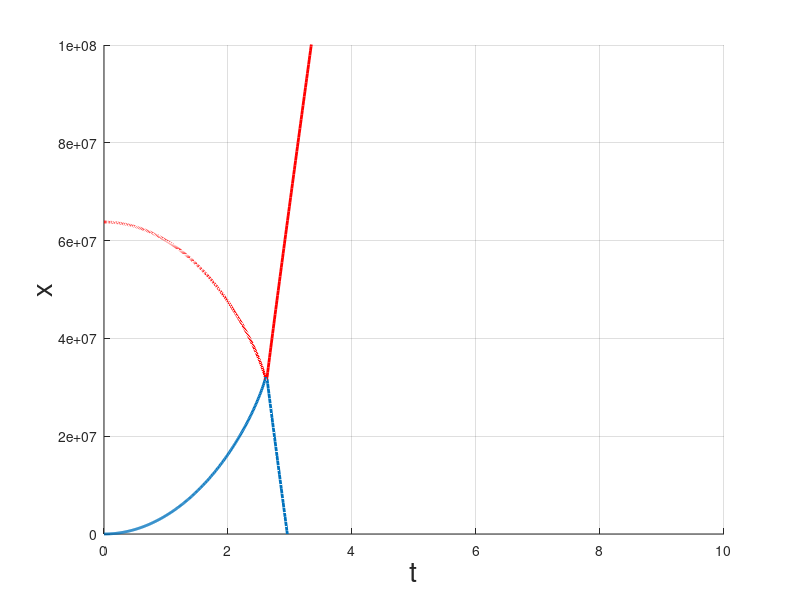

Here is the MATLAB script that generated this plot:
% This script implements the midpoint algorithm to plot the motion of two
% planets. 

% physical constants;
G = 6.67 * (10 ^ -11);

% Planet  1
m1 = 10e24;   % kg
x01 = 0;
y01 = 0;
vx01 = 0;
vy01 = 0;

% Planet 2
m2 = 10e24 ; 
x02 = 10 * 6.38e6; 
y02 = 10 * 6.38e6;
vx02 = 0;  
vy02 = 0;

%% Time Arrays
N_steps = 1000;
t = zeros(1,N_steps);
t(1) = 0; 
dt = 0.01;

%% Planet 1 Arrays

x1 = zeros(1,N_steps);
y1 = zeros(1,N_steps);


vx1 = zeros(1,N_steps);
vy1 = zeros(1,N_steps);

ax1 = zeros(1,N_steps); 
ay1 = zeros(1,N_steps);

x1(1) = x01;
y1(1) = y01;

vx1(1) = vx01;
vy1(1) = vy01;

ax1(1) = ((x02 - x01)/ abs(x02 - x01)) * (G * m2 / sqrt((x01-x02)^2+(y01-y02)^2));
ay1(1) = ((y02 - y01)/ abs(y02 - y01)) * (G * m2 / sqrt((x01-x02)^2+(y01-y02)^2));


%% Planet 2 Arrays

x2 = zeros(1,N_steps);
y2 = zeros(1,N_steps);

vx2 = zeros(1,N_steps);
vy2 = zeros(1,N_steps);

ax2 = zeros(1,N_steps);
ay2 = zeros(1,N_steps);

x2(1) = x02;
y2(1) = y02;

vx2(1) = vx02;
vy2(1) = vy02;

ax2(1) = ((x01 - x02)/ abs(x01 - x02)) * (G * m1 / sqrt((x01-x02)^2+(y01-y02)^2));
ax2(1) = ((y01 - y02)/ abs(y01 - y02)) * (G * m1 / sqrt((x01-x02)^2+(y01-y02)^2));

%% Iterate
for I=2:N_steps

% update time array
t(I) = t(I-1) + dt;

% make a 1/2 step
t_half = t(I-1) + dt/2;

% Planet 1 Half Step
vx_half1 = vx1(I-1) + ax1(I-1)*dt/2;
vy_half1 = vy1(I-1) + ay1(I-1) * dt / 2;
x_half1 = x1(I-1) + vx1(I-1)*dt/2;
y_half1 = y1(I-1) + vy1(I-1)*dt/2;

% Planet 2 Half Step
vx_half2 = vx2(I-1) + ax2(I-1)*dt/2;
vy_half2 = vy2(I-1) + ay2(I-1)*dt/2;
x_half2 = x2(I-1) + vx2(I-1)*dt/2;
y_half2 = y2(I-1) + vy2(I-1)*dt/2;

% Acceleration Half Steps
dist_half = sqrt((x_half1-x_half2)^2+(y_half1-y_half2)^2); 

ax_half1 = ((x_half2 - x_half1)/ abs(x_half2 - x_half1)) * (G * m2 / dist_half);
ay_half1 = ((y_half2 - y_half1)/ abs(y_half2 - y_half1)) * (G * m2 / dist_half);

ax_half2 = ((x_half1 - x_half2)/ abs(x_half1 - x_half2)) * (G * m1 / dist_half);
ay_half2 = ((y_half1 - y_half2)/ abs(y_half1 - y_half2)) * (G * m2 / dist_half);


% Planet 1 Full Step
vx1(I) = vx1(I-1) + ax_half1*dt;
vy1(I) = vy1(I-1) + ay_half1*dt;

x1(I) = x1(I-1) + vx_half1*dt;
y1(I) = y1(I-1) + vy_half1*dt;
    
% Planet 2 Full Step
vx2(I) = vx2(I-1) + ax_half2*dt;
vy2(I) = vy2(I-1) + ay_half2*dt;

x2(I) = x2(I-1) + vx_half2*dt;
y2(I) = y2(I-1) + vy_half2*dt;
  

% Acceleration Full Steps
dist = sqrt((x1(I)-x2(I))^2+(y1(I)-y2(I))^2);
ax1(I) = ((x2(I) - x1(I))/ abs(x2(I) - x1(I))) * (G * m2 / dist);
ay1(I) = ((y2(I) - y1(I))/ abs(y2(I) - y1(I))) * (G * m2 / dist);
ax2(I) =  ((x1(I) - x2(I))/ abs(x1(I) - x2(I))) * (G * m1 / dist);
ay2(I) = ((y1(I) - y2(I))/ abs(y1(I) - y2(I))) * (G * m2 / dist);

    
end
% visualize
figure(1)
clf
hold on;
plot3(t, x1, y1, 'linewidth',2);
plot3(t, x2, y2, 'r', 'linewidth', 2);
axis([0 10 0 10e7 0 10e7])
grid on;
xlabel('t','fontsize',20);
ylabel('x', 'fontsize',20);
zlabel('y', 'fontsize',20);
hold off;
